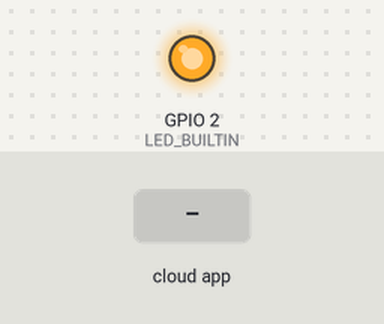
Recording of a sketch running on a simulated ESP8266 (NodeMCU). On the bench: output pins drawn as LEDs (lit = HIGH, except the on-board LED, lit = LOW). Inputs (shaded band) come from the test bench. WiFi joins after 1.5 s; servers stay silent unless stated; no MQTT or app messages arrive unless stated; what the sketch prints to the serial monitor is not drawn.

Above: at 2.7 s.
2.8 s: the phone or cloud app sets light to 10
At 3.5 s:
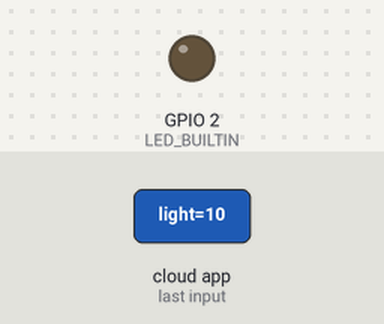
Timing chart, 0 to 5.8 s (numbered marks = the images above; inputs shaded):
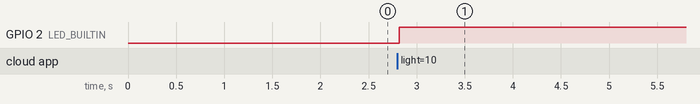

The sketch:

arduinoproject.ino
```cpp
#include <ESP8266WiFi.h>
#include "FirebaseESP8266.h"
#include "Adafruit_MQTT.h"
#include "Adafruit_MQTT_Client.h"

/************************* WiFi Access Point *********************************/

#define WLAN_SSID       "realme 3 Pro"
#define WLAN_PASS       "sudharsan"

/************************* Adafruit.io and FireBase Setup *********************************/

#define AIO_SERVER      "io.adafruit.com"
#define AIO_SERVERPORT  1883                   // use 8883 fo r SSL
#define AIO_USERNAME  "Sudharsan_gv"
#define AIO_KEY       "aio_iOEA82frxerHR5e5qedSGq4yGfdH"

WiFiClient client;
Adafruit_MQTT_Client mqtt(&client, AIO_SERVER, AIO_SERVERPORT, AIO_USERNAME, AIO_KEY);

Adafruit_MQTT_Subscribe light_button = Adafruit_MQTT_Subscribe(&mqtt, AIO_USERNAME "/feeds/light");

void MQTT_connect();

void MQTT_connect() {
  int8_t ret;

  // Stop if already connected.
  if (mqtt.connected()) {
    return;
  }

  Serial.print("Connecting to MQTT... ");

  uint8_t retries = 3;
  while ((ret = mqtt.connect()) != 0) {
       Serial.println(mqtt.connectErrorString(ret));
       Serial.println("Retrying MQTT connection in 5 seconds...");
       mqtt.disconnect();
       delay(5000);
       retries--;
       if (retries == 0) {

         while (1);
       }
  }
  Serial.println("MQTT Connected!");
}


void setup() {
  Serial.begin(9600);
  pinMode(LED_BUILTIN,OUTPUT);
  Serial.println(F("Adafruit MQTT demo"));
  Serial.print("Connecting to ");
  Serial.println(WLAN_SSID);

  WiFi.begin(WLAN_SSID, WLAN_PASS);
  while (WiFi.status() != WL_CONNECTED) {
    delay(500);
    Serial.print(".");
  }
  Serial.println();

  Serial.println("WiFi connected");
  mqtt.subscribe(&light_button);
}

void loop() {
  MQTT_connect();

  Adafruit_MQTT_Subscribe *subscription;
  while ((subscription = mqtt.readSubscription(5000))) {
    if (subscription == &light_button) {
      Serial.println((char *)light_button.lastread);
      String vue =(char *)light_button.lastread;
    if(vue == "10"){
      digitalWrite(LED_BUILTIN,HIGH);
    }else
    {
      digitalWrite(LED_BUILTIN,LOW);
      }
    }

  }

    if(! mqtt.ping()) {
    mqtt.disconnect();
  }

}
```

Measured:
- after the input at 2.8 s, GPIO 2 (LED_BUILTIN): LOW → HIGH at once
